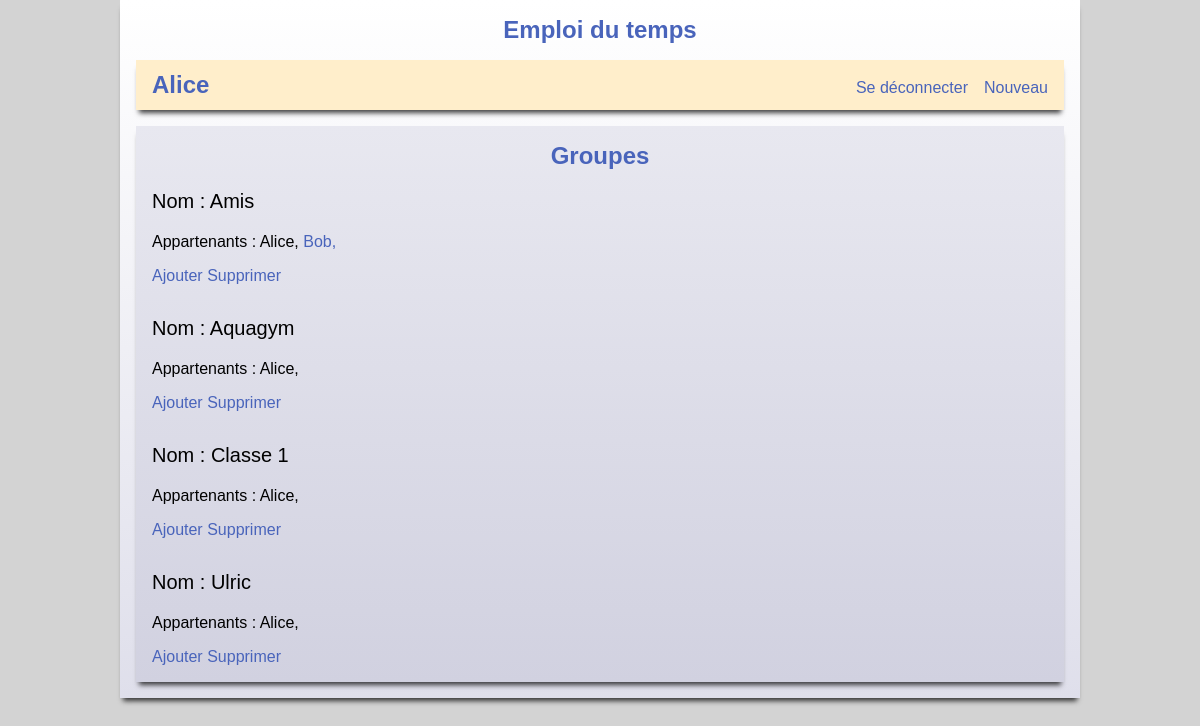
The app's page /groupes (signed in), older data.
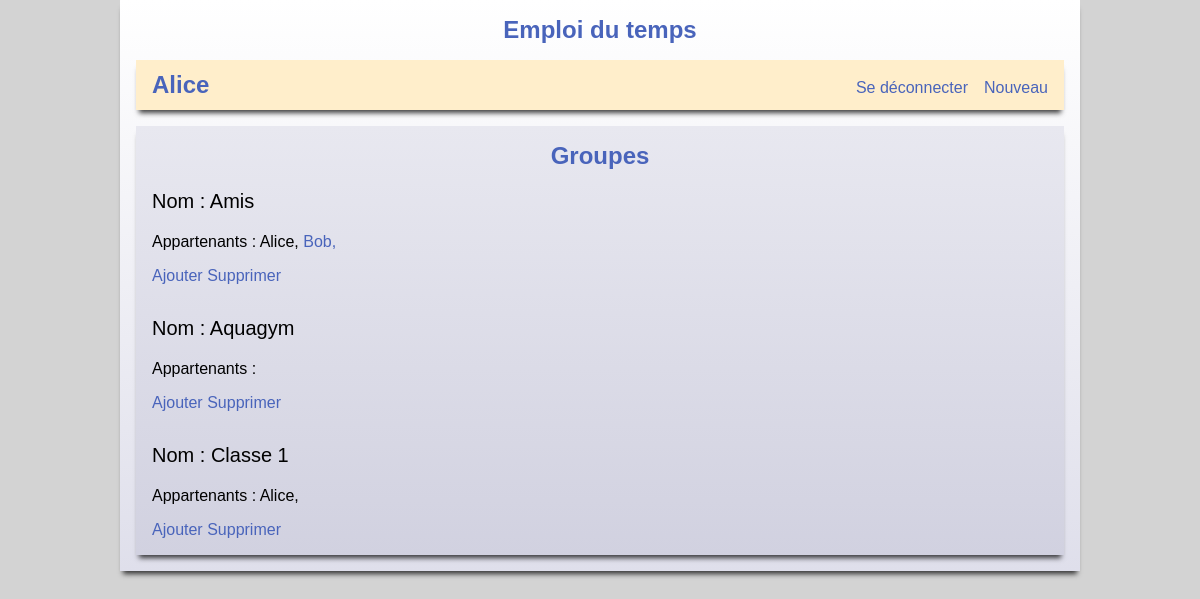
The same page, newer data.
### tables this page shows
CREATE TABLE groupe (
  id_g      INTEGER     PRIMARY KEY AUTOINCREMENT,
  auteur_id INTEGER     NOT NULL REFERENCES membres (id_m),
  nom       VARCHAR(30) NOT NULL
);

CREATE TABLE membres (
  id_m          INTEGER         PRIMARY KEY AUTOINCREMENT,
  login         VARCHAR(20)     UNIQUE NOT NULL,
  mdp           VARCHAR(100)    NOT NULL,
  pseudo        VARCHAR(30)     NOT NULL,
  date_creation TIMESTAMP       NOT NULL DEFAULT CURRENT_TIMESTAMP
);

### app.py (the view)
@app.route('/groupes')
def groupes():
    global mes_groupes
    mes_groupes = recuperer_groupes(session['userid'])
    return render_template('groupes.html', groupes = mes_groupes)

### db.py (called while the page is built)
def recuperer_groupes(id):
    with db.connect("emploi.db") as c:
        curs = c.execute("""SELECT nom, id_g FROM groupe WHERE auteur_id = ? ORDER BY nom ASC""", (id,))
        groupes = []
        for g in curs:
            curs2 = c.execute("""SELECT membres.pseudo, membres.id_m FROM membres
                JOIN membre_de_groupe ON membres.id_m = membre_de_groupe.membre_id
                WHERE membre_de_groupe.groupe_id = ?""", (g[1],))
            groupes.append((g, [m for m in curs2]))
        return groupes

### templates/groupes.html
{% extends 'base.html' %}
{% block entete %}
    <h2>Groupes</h2>
{% endblock %}
{% block contenu %}
    {% for groupe in groupes %}
        <p style='font-size: 125%;'>Nom : {{ groupe[0][0] }}</p>
        <p>Appartenants :
            {% for personne in groupe[1] %}
                {% if personne[1] == session['userid'] %}
                    {{ personne[0] }},
                {% else %}
                    <a href='{{ url_for("supprimer_mb_g", ids=(personne[1], groupe[0][1])) }}'>{{ personne[0] }},</a>
                {% endif %}
            {% endfor %}
        </p>
        {% if groupe != groupes[-1] %}
            <div style='margin-bottom: 2rem;'><a href='{{ url_for("setgroupe", id_groupe=groupe[0][1]) }}'>Ajouter</a> <a href='{{ url_for("supprimer_groupe", id_groupe=groupe[0][1]) }}'>Supprimer</a></div>
        {% else %}
            <a href='{{ url_for("setgroupe", id_groupe=groupe[0][1]) }}'>Ajouter</a> <a href='{{ url_for("supprimer_groupe", id_groupe=groupe[0][1]) }}'>Supprimer</a>
        {% endif %}
    {% endfor %}
{% endblock %}

### templates/base.html (shortened to what this page needs)
<!DOCTYPE html>
<html>
    <head>
        {% include 'head.html' %}
    </head>
    <body>
        <section id='corps'>
        <h1><a href='{{ url_for("accueil") }}'>Emploi du temps</a></h1>
        <nav>
            {% include 'nav.html' %}
        </nav>
            <section id='articles'>
            <header>
                {% block entete %}{% endblock %}
            </header>
            {% block contenu %}{% endblock %}
            </section>
        </section>
    </body>
</html>

### templates/head.html
<link rel="stylesheet" href="{{ url_for('static', filename='style.css') }}">

### templates/nav.html (shortened to what this page needs)
{% if 'userid' in session %}
<ul>
    <li><h2><a href='{{ url_for("profil") }}'>{{ session['usernickname'] }}</a></h2>
    </li>
</ul>
<ul>
    <li><a href='{{ url_for("logout") }}'>Se déconnecter</a></li>
    <li><a>Nouveau</a>
    </li>
</ul>
{% else %}
<h2>Non connecté</h2>
<ul>
    <li><a href='{{ url_for("login") }}'>S'identifier</a></li>
    <li><a href='{{ url_for("register") }}'>Créer un compte</a></li>
</ul>
{% endif %}

### static/style.css (style rules this page uses)
html { font-family: sans-serif; background: lightgrey; }
body { margin: 0 auto; }
body h1 { margin-top: 0; margin-bottom: 1rem; padding-top: 1rem; text-align: center; }
body h2 { text-align: center; margin: 0; }
nav { margin-left: 1rem; margin-right: 1rem; display: flex; height: 50px; justify-content: space-between; align-items: baseline; background: rgb(255, 238, 203); -webkit-box-shadow: 0px 6px 5px -3px rgba(0,0,0,0.75); box-shadow: 0px 6px 5px -3px rgba(0,0,0,0.75); }
nav h2 { text-align: left; padding-left: 0; margin-top: 11px; margin-left : 1rem; }
nav ul { display: flex; list-style-type: none; padding-left : 0; margin : 0; }
nav ul li { margin-right: 1rem; }
a { text-decoration: none; }
#corps { position: relative; z-index: 10; max-width: 960px; margin: 0 auto; background: linear-gradient(white, rgb(223, 223, 235)); padding-bottom: 1rem; -webkit-box-shadow: 0px 6px 5px -3px rgba(0,0,0,0.75); box-shadow: 0px 6px 5px -3px rgba(0,0,0,0.75); }
#articles { margin: 1rem; margin-bottom: 0; background: linear-gradient(rgb(232, 232, 240), rgb(209, 209, 224)); padding: 1rem; -webkit-box-shadow: 0px 6px 5px -3px rgba(0,0,0,0.75); box-shadow: 0px 6px 5px -3px rgba(0,0,0,0.75); }
h1, h2, h3, a { color: rgb(73, 100, 187); }

Row changes from the older to the newer data that the page shows:
removed groupe: nom "Ulric", membres (pseudo "Alice")
changed groupe "Aquagym": loses membres (pseudo "Alice")
